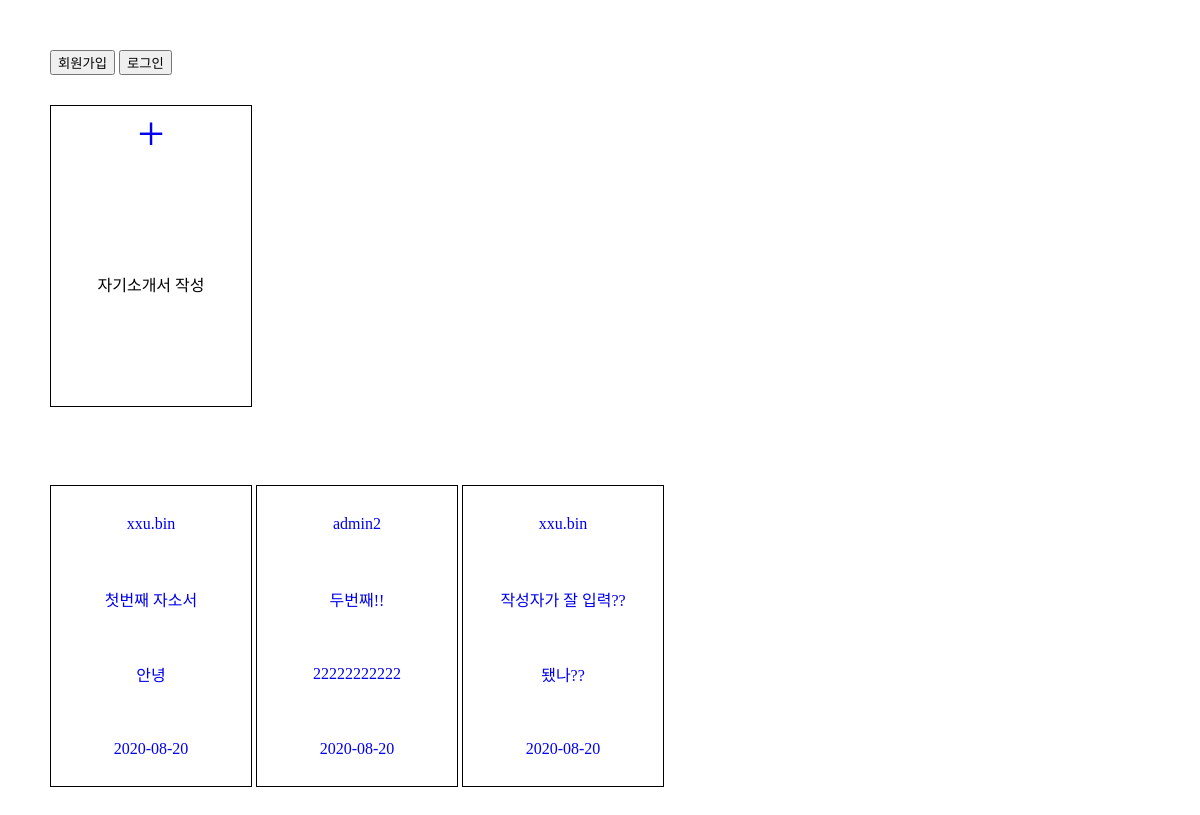
The page / on the database its author committed.
### main/models.py (models this page shows)
class Jasoseol(models.Model):
    title = models.CharField(max_length=50)
    content = models.TextField()
    updated_at = models.DateTimeField(auto_now=True)
    author = models.ForeignKey(User, on_delete=models.CASCADE)

### main/views.py (the view)
# urls.py: path('', index, name = "index"),
def index(request):
    all_jss = Jasoseol.objects.all()
    return render(request, 'index.html', {'all_jss':all_jss})

### main/templates/index.html (shortened to what this page needs)
{% load static %}
<!DOCTYPE html>
<html lang="en">
<head>
    <link rel="stylesheet" type="text/css" href="{% static 'css/index.css' %}">
</head>
<body>
    {% if user.is_authenticated %}
    <a href="{% url 'logout' %}">
        <button>로그아웃</button>
    </a>
    안녕하세요 {{user}} 님!
    {% else %}
    <a href="{% url 'signup' %}">
        <button>회원가입</button>
    </a>
    <a href="{% url 'login' %}">
        <button>로그인</button>
    </a>
    {% endif %}
    <div class="make_jss">
        <a href="{% url 'create' %}">
        <div class="pluse_btn">
            +
        </div>
        </a>
        <p>자기소개서 작성</p>
    </div>
    <br>
    {% for jss in all_jss %}
    <a href="{% url 'detail' jss.id %}">
    <div class="all_jss">
        <p>{{jss.author}}</p>
        <P>{{jss.title}}</p>
        <p>{{jss.content}}</p>
        <p>{{jss.updated_at|date:"Y-m-d"}}</p>
    </div>
    </a>
    {% endfor %}
</body>
</html>

### main/static/css/index.css (style rules this page uses)
body { margin: 0; padding: 50px; }
a { text-decoration: none; }
.make_jss, .all_jss { width: 200px; height: 300px; border: 1px solid black; display: flex; flex-direction: column; align-items: center; margin-bottom: 30px; margin-top: 30px; }
.all_jss { display: inline-flex; }
.pluse_btn { flex: 1; display: flex; align-items: center; font-size: 3rem; }
p { flex: 1; display: flex; align-items: center; }

### rows shown on the page
Jasoseol: author "xxu.bin", title "첫번째 자소서", content "안녕", updated_at "2020-08-20"
Jasoseol: author "admin2", title "두번째!!", content "22222222222", updated_at "2020-08-20"
Jasoseol: author "xxu.bin", title "작성자가 잘 입력??", content "됐나??", updated_at "2020-08-20"
